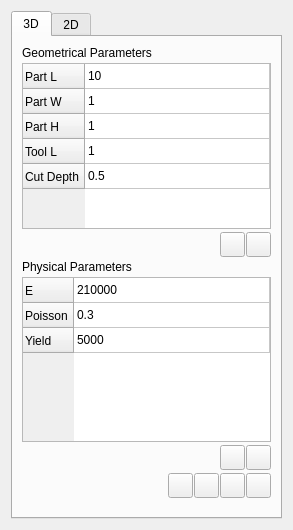
<?xml version="1.0" encoding="UTF-8"?>
<ui version="4.0">
 <class>MachiningDockWidget2</class>
 <widget class="QWidget" name="MachiningDockWidget2">
  <property name="geometry">
   <rect>
    <x>0</x>
    <y>0</y>
    <width>293</width>
    <height>530</height>
   </rect>
  </property>
  <property name="windowTitle">
   <string>Form</string>
  </property>
  <layout class="QVBoxLayout" name="verticalLayout">
   <item>
    <widget class="QTabWidget" name="tabWidget">
     <property name="font">
      <font>
       <pointsize>9</pointsize>
      </font>
     </property>
     <property name="currentIndex">
      <number>0</number>
     </property>
     <widget class="QWidget" name="tab">
      <attribute name="title">
       <string>3D</string>
      </attribute>
      <layout class="QVBoxLayout" name="verticalLayout_2">
       <property name="spacing">
        <number>3</number>
       </property>
       <item>
        <widget class="QLabel" name="label">
         <property name="font">
          <font>
           <pointsize>9</pointsize>
          </font>
         </property>
         <property name="text">
          <string>Geometrical Parameters</string>
         </property>
        </widget>
       </item>
       <item>
        <widget class="QTableWidget" name="tableWidget">
         <property name="sizePolicy">
          <sizepolicy hsizetype="Expanding" vsizetype="Expanding">
           <horstretch>0</horstretch>
           <verstretch>1</verstretch>
          </sizepolicy>
         </property>
         <property name="minimumSize">
          <size>
           <width>0</width>
           <height>125</height>
          </size>
         </property>
         <property name="font">
          <font>
           <pointsize>9</pointsize>
          </font>
         </property>
         <property name="frameShadow">
          <enum>QFrame::Raised</enum>
         </property>
         <attribute name="horizontalHeaderVisible">
          <bool>false</bool>
         </attribute>
         <attribute name="horizontalHeaderCascadingSectionResizes">
          <bool>false</bool>
         </attribute>
         <attribute name="horizontalHeaderHighlightSections">
          <bool>false</bool>
         </attribute>
         <attribute name="horizontalHeaderShowSortIndicator" stdset="0">
          <bool>false</bool>
         </attribute>
         <attribute name="horizontalHeaderStretchLastSection">
          <bool>true</bool>
         </attribute>
         <attribute name="verticalHeaderDefaultSectionSize">
          <number>25</number>
         </attribute>
         <attribute name="verticalHeaderShowSortIndicator" stdset="0">
          <bool>false</bool>
         </attribute>
         <attribute name="verticalHeaderStretchLastSection">
          <bool>false</bool>
         </attribute>
         <row>
          <property name="text">
           <string>Part L</string>
          </property>
         </row>
         <row>
          <property name="text">
           <string>Part W</string>
          </property>
         </row>
         <row>
          <property name="text">
           <string>Part H</string>
          </property>
         </row>
         <row>
          <property name="text">
           <string>Tool L</string>
          </property>
         </row>
         <row>
          <property name="text">
           <string>Cut Depth</string>
          </property>
         </row>
         <column>
          <property name="text">
           <string/>
          </property>
         </column>
         <item row="0" column="0">
          <property name="text">
           <string>10</string>
          </property>
         </item>
         <item row="1" column="0">
          <property name="text">
           <string>1</string>
          </property>
         </item>
         <item row="2" column="0">
          <property name="text">
           <string>1</string>
          </property>
         </item>
         <item row="3" column="0">
          <property name="text">
           <string>1</string>
          </property>
         </item>
         <item row="4" column="0">
          <property name="text">
           <string>0.5</string>
          </property>
         </item>
        </widget>
       </item>
       <item>
        <layout class="QHBoxLayout" name="horizontalLayout">
         <property name="spacing">
          <number>1</number>
         </property>
         <item>
          <spacer name="horizontalSpacer">
           <property name="orientation">
            <enum>Qt::Horizontal</enum>
           </property>
           <property name="sizeHint" stdset="0">
            <size>
             <width>40</width>
             <height>20</height>
            </size>
           </property>
          </spacer>
         </item>
         <item>
          <widget class="QPushButton" name="pushButton">
           <property name="minimumSize">
            <size>
             <width>25</width>
             <height>25</height>
            </size>
           </property>
           <property name="maximumSize">
            <size>
             <width>25</width>
             <height>25</height>
            </size>
           </property>
           <property name="text">
            <string/>
           </property>
           <property name="icon">
            <iconset resource="../AMWindow.qrc">
             <normaloff>:/amwind/figure/am_wind/ok.png</normaloff>:/amwind/figure/am_wind/ok.png</iconset>
           </property>
          </widget>
         </item>
         <item>
          <widget class="QPushButton" name="pushButton_3">
           <property name="minimumSize">
            <size>
             <width>25</width>
             <height>25</height>
            </size>
           </property>
           <property name="maximumSize">
            <size>
             <width>25</width>
             <height>25</height>
            </size>
           </property>
           <property name="text">
            <string/>
           </property>
           <property name="icon">
            <iconset resource="../DataBaseWindow.qrc">
             <normaloff>:/new/prefix1/figure/database_wind/edit.png</normaloff>:/new/prefix1/figure/database_wind/edit.png</iconset>
           </property>
          </widget>
         </item>
        </layout>
       </item>
       <item>
        <widget class="QLabel" name="label_2">
         <property name="font">
          <font>
           <pointsize>9</pointsize>
          </font>
         </property>
         <property name="text">
          <string>Physical Parameters</string>
         </property>
        </widget>
       </item>
       <item>
        <widget class="QTableWidget" name="tableWidget_2">
         <property name="sizePolicy">
          <sizepolicy hsizetype="Expanding" vsizetype="Expanding">
           <horstretch>0</horstretch>
           <verstretch>1</verstretch>
          </sizepolicy>
         </property>
         <property name="minimumSize">
          <size>
           <width>0</width>
           <height>75</height>
          </size>
         </property>
         <property name="font">
          <font>
           <pointsize>9</pointsize>
          </font>
         </property>
         <attribute name="horizontalHeaderVisible">
          <bool>false</bool>
         </attribute>
         <attribute name="horizontalHeaderDefaultSectionSize">
          <number>100</number>
         </attribute>
         <attribute name="horizontalHeaderHighlightSections">
          <bool>false</bool>
         </attribute>
         <attribute name="horizontalHeaderStretchLastSection">
          <bool>true</bool>
         </attribute>
         <attribute name="verticalHeaderCascadingSectionResizes">
          <bool>false</bool>
         </attribute>
         <attribute name="verticalHeaderDefaultSectionSize">
          <number>25</number>
         </attribute>
         <attribute name="verticalHeaderStretchLastSection">
          <bool>false</bool>
         </attribute>
         <row>
          <property name="text">
           <string>E</string>
          </property>
         </row>
         <row>
          <property name="text">
           <string>Poisson</string>
          </property>
         </row>
         <row>
          <property name="text">
           <string>Yield</string>
          </property>
         </row>
         <column>
          <property name="text">
           <string>New Column</string>
          </property>
         </column>
         <item row="0" column="0">
          <property name="text">
           <string>210000</string>
          </property>
         </item>
         <item row="1" column="0">
          <property name="text">
           <string>0.3</string>
          </property>
         </item>
         <item row="2" column="0">
          <property name="text">
           <string>5000</string>
          </property>
         </item>
        </widget>
       </item>
       <item>
        <layout class="QHBoxLayout" name="horizontalLayout_2">
         <property name="spacing">
          <number>1</number>
         </property>
         <item>
          <spacer name="horizontalSpacer_2">
           <property name="orientation">
            <enum>Qt::Horizontal</enum>
           </property>
           <property name="sizeHint" stdset="0">
            <size>
             <width>40</width>
             <height>20</height>
            </size>
           </property>
          </spacer>
         </item>
         <item>
          <widget class="QPushButton" name="pushButton_4">
           <property name="minimumSize">
            <size>
             <width>25</width>
             <height>25</height>
            </size>
           </property>
           <property name="maximumSize">
            <size>
             <width>25</width>
             <height>25</height>
            </size>
           </property>
           <property name="text">
            <string/>
           </property>
           <property name="icon">
            <iconset resource="../AMWindow.qrc">
             <normaloff>:/amwind/figure/am_wind/ok.png</normaloff>:/amwind/figure/am_wind/ok.png</iconset>
           </property>
          </widget>
         </item>
         <item>
          <widget class="QPushButton" name="pushButton_2">
           <property name="minimumSize">
            <size>
             <width>25</width>
             <height>25</height>
            </size>
           </property>
           <property name="maximumSize">
            <size>
             <width>25</width>
             <height>25</height>
            </size>
           </property>
           <property name="text">
            <string/>
           </property>
           <property name="icon">
            <iconset resource="../DataBaseWindow.qrc">
             <normaloff>:/new/prefix1/figure/database_wind/edit.png</normaloff>:/new/prefix1/figure/database_wind/edit.png</iconset>
           </property>
          </widget>
         </item>
        </layout>
       </item>
       <item>
        <layout class="QHBoxLayout" name="horizontalLayout_3">
         <property name="spacing">
          <number>1</number>
         </property>
         <item>
          <spacer name="horizontalSpacer_3">
           <property name="orientation">
            <enum>Qt::Horizontal</enum>
           </property>
           <property name="sizeHint" stdset="0">
            <size>
             <width>40</width>
             <height>20</height>
            </size>
           </property>
          </spacer>
         </item>
         <item>
          <widget class="QPushButton" name="pushButton_6">
           <property name="minimumSize">
            <size>
             <width>25</width>
             <height>25</height>
            </size>
           </property>
           <property name="maximumSize">
            <size>
             <width>25</width>
             <height>25</height>
            </size>
           </property>
           <property name="text">
            <string/>
           </property>
           <property name="icon">
            <iconset resource="../Rivet/RivetWindow.qrc">
             <normaloff>:/new/prefix1/fig/rivet_mesh_1.png</normaloff>:/new/prefix1/fig/rivet_mesh_1.png</iconset>
           </property>
           <property name="checkable">
            <bool>false</bool>
           </property>
          </widget>
         </item>
         <item>
          <widget class="QPushButton" name="pushButton_8">
           <property name="minimumSize">
            <size>
             <width>25</width>
             <height>25</height>
            </size>
           </property>
           <property name="maximumSize">
            <size>
             <width>25</width>
             <height>25</height>
            </size>
           </property>
           <property name="text">
            <string/>
           </property>
           <property name="icon">
            <iconset resource="../DataBaseWindow.qrc">
             <normaloff>:/new/prefix1/figure/database_wind/edit.png</normaloff>:/new/prefix1/figure/database_wind/edit.png</iconset>
           </property>
          </widget>
         </item>
         <item>
          <widget class="QPushButton" name="pushButton_7">
           <property name="minimumSize">
            <size>
             <width>25</width>
             <height>25</height>
            </size>
           </property>
           <property name="maximumSize">
            <size>
             <width>25</width>
             <height>25</height>
            </size>
           </property>
           <property name="text">
            <string/>
           </property>
           <property name="icon">
            <iconset resource="../AMWindow.qrc">
             <normaloff>:/amwind/figure/am_wind/ok.png</normaloff>:/amwind/figure/am_wind/ok.png</iconset>
           </property>
           <property name="checkable">
            <bool>false</bool>
           </property>
          </widget>
         </item>
         <item>
          <widget class="QPushButton" name="pushButton_5">
           <property name="minimumSize">
            <size>
             <width>25</width>
             <height>25</height>
            </size>
           </property>
           <property name="maximumSize">
            <size>
             <width>25</width>
             <height>25</height>
            </size>
           </property>
           <property name="text">
            <string/>
           </property>
           <property name="icon">
            <iconset resource="../AMWindow.qrc">
             <normaloff>:/amwind/figure/am_wind/animation.png</normaloff>:/amwind/figure/am_wind/animation.png</iconset>
           </property>
          </widget>
         </item>
        </layout>
       </item>
       <item>
        <spacer name="verticalSpacer">
         <property name="orientation">
          <enum>Qt::Vertical</enum>
         </property>
         <property name="sizeHint" stdset="0">
          <size>
           <width>20</width>
           <height>10</height>
          </size>
         </property>
        </spacer>
       </item>
      </layout>
     </widget>
     <widget class="QWidget" name="tab2">
      <attribute name="title">
       <string>2D</string>
      </attribute>
      <layout class="QVBoxLayout" name="verticalLayout_3">
       <property name="spacing">
        <number>3</number>
       </property>
       <item>
        <widget class="QLabel" name="label_3">
         <property name="font">
          <font>
           <pointsize>9</pointsize>
          </font>
         </property>
         <property name="text">
          <string>Geometrical Parameters</string>
         </property>
        </widget>
       </item>
       <item>
        <widget class="QTableWidget" name="tableWidget_3">
         <property name="sizePolicy">
          <sizepolicy hsizetype="Expanding" vsizetype="Expanding">
           <horstretch>0</horstretch>
           <verstretch>1</verstretch>
          </sizepolicy>
         </property>
         <property name="minimumSize">
          <size>
           <width>0</width>
           <height>100</height>
          </size>
         </property>
         <property name="font">
          <font>
           <pointsize>9</pointsize>
          </font>
         </property>
         <property name="frameShadow">
          <enum>QFrame::Raised</enum>
         </property>
         <attribute name="horizontalHeaderVisible">
          <bool>false</bool>
         </attribute>
         <attribute name="horizontalHeaderCascadingSectionResizes">
          <bool>false</bool>
         </attribute>
         <attribute name="horizontalHeaderHighlightSections">
          <bool>false</bool>
         </attribute>
         <attribute name="horizontalHeaderShowSortIndicator" stdset="0">
          <bool>false</bool>
         </attribute>
         <attribute name="horizontalHeaderStretchLastSection">
          <bool>true</bool>
         </attribute>
         <attribute name="verticalHeaderCascadingSectionResizes">
          <bool>false</bool>
         </attribute>
         <attribute name="verticalHeaderDefaultSectionSize">
          <number>25</number>
         </attribute>
         <attribute name="verticalHeaderShowSortIndicator" stdset="0">
          <bool>false</bool>
         </attribute>
         <attribute name="verticalHeaderStretchLastSection">
          <bool>false</bool>
         </attribute>
         <row>
          <property name="text">
           <string>Part L</string>
          </property>
         </row>
         <row>
          <property name="text">
           <string>Part W</string>
          </property>
         </row>
         <row>
          <property name="text">
           <string>Tool L</string>
          </property>
         </row>
         <row>
          <property name="text">
           <string>Cut Depth</string>
          </property>
         </row>
         <column>
          <property name="text">
           <string/>
          </property>
         </column>
         <item row="0" column="0">
          <property name="text">
           <string>1</string>
          </property>
         </item>
         <item row="1" column="0">
          <property name="text">
           <string>1</string>
          </property>
         </item>
         <item row="2" column="0">
          <property name="text">
           <string>1</string>
          </property>
         </item>
         <item row="3" column="0">
          <property name="text">
           <string>0.5</string>
          </property>
         </item>
        </widget>
       </item>
       <item>
        <layout class="QHBoxLayout" name="horizontalLayout_4">
         <property name="spacing">
          <number>1</number>
         </property>
         <item>
          <spacer name="horizontalSpacer_4">
           <property name="orientation">
            <enum>Qt::Horizontal</enum>
           </property>
           <property name="sizeHint" stdset="0">
            <size>
             <width>40</width>
             <height>20</height>
            </size>
           </property>
          </spacer>
         </item>
         <item>
          <widget class="QPushButton" name="pushButton_9">
           <property name="minimumSize">
            <size>
             <width>25</width>
             <height>25</height>
            </size>
           </property>
           <property name="maximumSize">
            <size>
             <width>25</width>
             <height>25</height>
            </size>
           </property>
           <property name="text">
            <string/>
           </property>
           <property name="icon">
            <iconset resource="../AMWindow.qrc">
             <normaloff>:/amwind/figure/am_wind/ok.png</normaloff>:/amwind/figure/am_wind/ok.png</iconset>
           </property>
          </widget>
         </item>
         <item>
          <widget class="QPushButton" name="pushButton_10">
           <property name="minimumSize">
            <size>
             <width>25</width>
             <height>25</height>
            </size>
           </property>
           <property name="maximumSize">
            <size>
             <width>25</width>
             <height>25</height>
            </size>
           </property>
           <property name="text">
            <string/>
           </property>
           <property name="icon">
            <iconset resource="../DataBaseWindow.qrc">
             <normaloff>:/new/prefix1/figure/database_wind/edit.png</normaloff>:/new/prefix1/figure/database_wind/edit.png</iconset>
           </property>
          </widget>
         </item>
        </layout>
       </item>
       <item>
        <widget class="QLabel" name="label_4">
         <property name="font">
          <font>
           <pointsize>9</pointsize>
          </font>
         </property>
         <property name="text">
          <string>Physical Parameters</string>
         </property>
        </widget>
       </item>
       <item>
        <widget class="QTableWidget" name="tableWidget_4">
         <property name="sizePolicy">
          <sizepolicy hsizetype="Expanding" vsizetype="Expanding">
           <horstretch>0</horstretch>
           <verstretch>1</verstretch>
          </sizepolicy>
         </property>
         <property name="minimumSize">
          <size>
           <width>0</width>
           <height>80</height>
          </size>
         </property>
         <property name="font">
          <font>
           <pointsize>9</pointsize>
          </font>
         </property>
         <attribute name="horizontalHeaderVisible">
          <bool>false</bool>
         </attribute>
         <attribute name="horizontalHeaderDefaultSectionSize">
          <number>100</number>
         </attribute>
         <attribute name="horizontalHeaderHighlightSections">
          <bool>false</bool>
         </attribute>
         <attribute name="horizontalHeaderStretchLastSection">
          <bool>true</bool>
         </attribute>
         <attribute name="verticalHeaderCascadingSectionResizes">
          <bool>false</bool>
         </attribute>
         <attribute name="verticalHeaderDefaultSectionSize">
          <number>25</number>
         </attribute>
         <attribute name="verticalHeaderStretchLastSection">
          <bool>false</bool>
         </attribute>
         <row>
          <property name="text">
           <string>E</string>
          </property>
         </row>
         <row>
          <property name="text">
           <string>Poisson</string>
          </property>
         </row>
         <row>
          <property name="text">
           <string>Yield</string>
          </property>
         </row>
         <column>
          <property name="text">
           <string>New Column</string>
          </property>
         </column>
         <item row="0" column="0">
          <property name="text">
           <string>210000</string>
          </property>
         </item>
         <item row="1" column="0">
          <property name="text">
           <string>0.3</string>
          </property>
         </item>
         <item row="2" column="0">
          <property name="text">
           <string>5000</string>
          </property>
         </item>
        </widget>
       </item>
       <item>
        <layout class="QHBoxLayout" name="horizontalLayout_5">
         <property name="spacing">
          <number>1</number>
         </property>
         <item>
          <spacer name="horizontalSpacer_5">
           <property name="orientation">
            <enum>Qt::Horizontal</enum>
           </property>
           <property name="sizeHint" stdset="0">
            <size>
             <width>40</width>
             <height>20</height>
            </size>
           </property>
          </spacer>
         </item>
         <item>
          <widget class="QPushButton" name="pushButton_11">
           <property name="minimumSize">
            <size>
             <width>25</width>
             <height>25</height>
            </size>
           </property>
           <property name="maximumSize">
            <size>
             <width>25</width>
             <height>25</height>
            </size>
           </property>
           <property name="text">
            <string/>
           </property>
           <property name="icon">
            <iconset resource="../AMWindow.qrc">
             <normaloff>:/amwind/figure/am_wind/ok.png</normaloff>:/amwind/figure/am_wind/ok.png</iconset>
           </property>
          </widget>
         </item>
         <item>
          <widget class="QPushButton" name="pushButton_12">
           <property name="minimumSize">
            <size>
             <width>25</width>
             <height>25</height>
            </size>
           </property>
           <property name="maximumSize">
            <size>
             <width>25</width>
             <height>25</height>
            </size>
           </property>
           <property name="text">
            <string/>
           </property>
           <property name="icon">
            <iconset resource="../DataBaseWindow.qrc">
             <normaloff>:/new/prefix1/figure/database_wind/edit.png</normaloff>:/new/prefix1/figure/database_wind/edit.png</iconset>
           </property>
          </widget>
         </item>
        </layout>
       </item>
       <item>
        <layout class="QHBoxLayout" name="horizontalLayout_6">
         <property name="spacing">
          <number>1</number>
         </property>
         <item>
          <spacer name="horizontalSpacer_6">
           <property name="orientation">
            <enum>Qt::Horizontal</enum>
           </property>
           <property name="sizeHint" stdset="0">
            <size>
             <width>40</width>
             <height>20</height>
            </size>
           </property>
          </spacer>
         </item>
         <item>
          <widget class="QPushButton" name="pushButton_13">
           <property name="minimumSize">
            <size>
             <width>25</width>
             <height>25</height>
            </size>
           </property>
           <property name="maximumSize">
            <size>
             <width>25</width>
             <height>25</height>
            </size>
           </property>
           <property name="text">
            <string/>
           </property>
           <property name="icon">
            <iconset resource="../Rivet/RivetWindow.qrc">
             <normaloff>:/new/prefix1/fig/rivet_mesh_1.png</normaloff>:/new/prefix1/fig/rivet_mesh_1.png</iconset>
           </property>
           <property name="checkable">
            <bool>false</bool>
           </property>
          </widget>
         </item>
         <item>
          <widget class="QPushButton" name="pushButton_14">
           <property name="minimumSize">
            <size>
             <width>25</width>
             <height>25</height>
            </size>
           </property>
           <property name="maximumSize">
            <size>
             <width>25</width>
             <height>25</height>
            </size>
           </property>
           <property name="text">
            <string/>
           </property>
           <property name="icon">
            <iconset resource="../DataBaseWindow.qrc">
             <normaloff>:/new/prefix1/figure/database_wind/edit.png</normaloff>:/new/prefix1/figure/database_wind/edit.png</iconset>
           </property>
          </widget>
         </item>
         <item>
          <widget class="QPushButton" name="pushButton_15">
           <property name="minimumSize">
            <size>
             <width>25</width>
             <height>25</height>
            </size>
           </property>
           <property name="maximumSize">
            <size>
             <width>25</width>
             <height>25</height>
            </size>
           </property>
           <property name="text">
            <string/>
           </property>
           <property name="icon">
            <iconset resource="../AMWindow.qrc">
             <normaloff>:/amwind/figure/am_wind/ok.png</normaloff>:/amwind/figure/am_wind/ok.png</iconset>
           </property>
           <property name="checkable">
            <bool>false</bool>
           </property>
          </widget>
         </item>
         <item>
          <widget class="QPushButton" name="pushButton_16">
           <property name="minimumSize">
            <size>
             <width>25</width>
             <height>25</height>
            </size>
           </property>
           <property name="maximumSize">
            <size>
             <width>25</width>
             <height>25</height>
            </size>
           </property>
           <property name="text">
            <string/>
           </property>
           <property name="icon">
            <iconset resource="../AMWindow.qrc">
             <normaloff>:/amwind/figure/am_wind/animation.png</normaloff>:/amwind/figure/am_wind/animation.png</iconset>
           </property>
          </widget>
         </item>
        </layout>
       </item>
       <item>
        <spacer name="verticalSpacer_2">
         <property name="orientation">
          <enum>Qt::Vertical</enum>
         </property>
         <property name="sizeHint" stdset="0">
          <size>
           <width>20</width>
           <height>50</height>
          </size>
         </property>
        </spacer>
       </item>
      </layout>
     </widget>
    </widget>
   </item>
  </layout>
 </widget>
 <resources>
  <include location="../DataBaseWindow.qrc"/>
  <include location="../Rivet/RivetWindow.qrc"/>
  <include location="../AMWindow.qrc"/>
 </resources>
 <connections/>
</ui>
